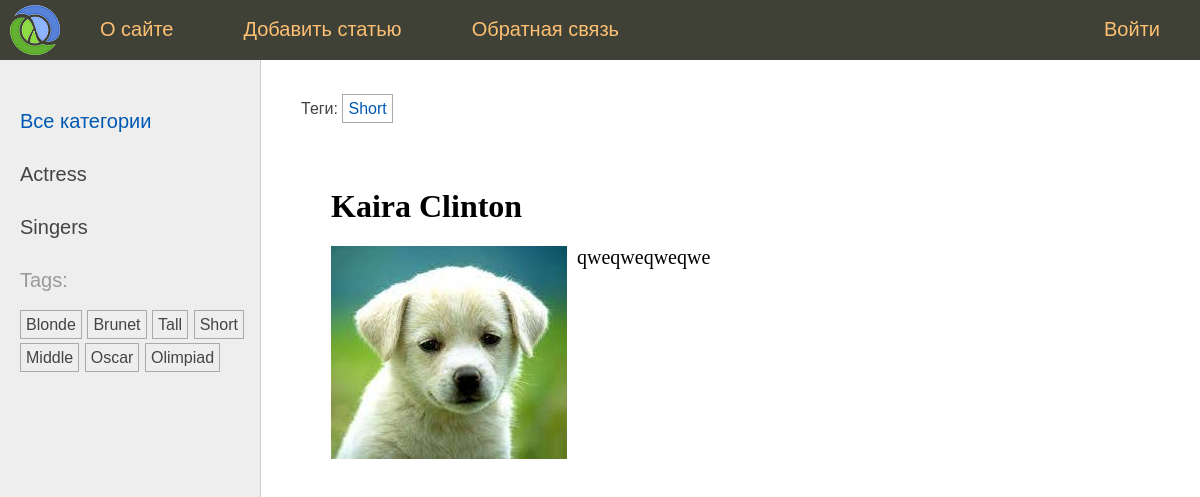
The page /post/kaira-clinton/ on the database its author committed.
### women/models.py (models this page shows, shortened)
class Category(models.Model):
    name = models.CharField(max_length=100, db_index = True)
    slug = models.SlugField(max_length=255, unique=True, db_index = True)
    class Meta:
        verbose_name = 'Category'
        verbose_name_plural = 'Categories'

class TagPost(models.Model):
    tag = models.CharField(max_length=100, db_index=True)
    slug = models.SlugField(max_length=255, db_index = True,unique=True)

class Women(models.Model):
    class Status(models.IntegerChoices):
        DRAFT = 0, 'Not Published'
        PUBLISHED = 1, 'Published'
    title = models.CharField(max_length=255)
    slug = models.SlugField(max_length=255, unique=True, db_index=True,validators=[MinLengthValidator(5), MaxLengthValidator(100)])
    photo = models.ImageField(upload_to='photos/%Y/%m/%d/', blank=True, default=None, null=True,verbose_name='Profile Photo')
    content = models.TextField(blank=True)
    time_create = models.DateField(auto_now_add=True)
    time_update = models.DateField(auto_now=True)
    is_published = models.BooleanField(choices = tuple(map(lambda x: (bool(x[0]),x[1]), Status.choices)), default=Status.PUBLISHED)
    cat = models.ForeignKey('Category', on_delete = models.PROTECT, related_name='posts',verbose_name="Category")
    tags = models.ManyToManyField('TagPost', related_name="tags",blank=True)
    husband = models.OneToOneField('Husband', on_delete=models.SET_NULL, null = True, blank = True,related_name='wuman')
    objects = models.Manager()
    published = PublishedManager()
    class Meta:
        verbose_name = 'famous women'
        verbose_name_plural = 'famous women'
        ordering = ['-time_create']
        indexes = [
            models.Index(fields=['-time_create'])
        ]

### women/views.py (the view)
# urls.py: path('post/<slug:post_slug>/', views.ShowPost.as_view(), name='post'),
class ShowPost(DataMixin, DetailView):
    model = Women
    template_name = 'women/post.html'
    slug_url_kwarg = 'post_slug'
    context_object_name = 'post'
    def get_context_data(self, **kwargs):
        context = super().get_context_data(**kwargs)
        return self.get_mixin_context_data(context, title=context['post'].title)
    def get_object(self):
        return get_object_or_404(Women.published, slug=self.kwargs[self.slug_url_kwarg])

### women/models.py (called while the page is built)
    def get_queryset(self) -> QuerySet:
        return super().get_queryset().filter(is_published=Women.Status.PUBLISHED)

### women/templatetags/women_tags.py (called while the page is built)
@register.inclusion_tag('women/list_categories.html')
def show_categories(cats_selected=0):
    cats = Category.objects.all()
    return {'cats':cats,'cats_selected':cats_selected}

@register.inclusion_tag('women/list_tags.html')
def show_all_tags():
    return {'tags':TagPost.objects.all()}

### women/utils.py (called while the page is built)
    def get_mixin_context_data(self,context, **kwargs):
        context['menu'] = menu
        context['cat_selected'] =None
        context.update(kwargs)
        return context

### women/templates/women/post.html
{% extends 'base.html' %}
{% block breadcrumbs %}
{% with post.tags.all as tags %}
{% if tags %}
<ul class="tags-list">
    <li>Теги:</li>
    {% for t in tags %}
    <li><a href="{% url "tag" t.slug %}">{{t.tag}}</a></li>
    {% endfor %}
</ul>
{% endif %}
{% endwith %}
{% endblock %}
{% block content %}
<h1>{{post.title}}</h1>
{% if post.photo %}
<p><img class="img-article-left" src="{{post.photo.url}}"></p>
{% endif %}
{{post.content|linebreaks}}
{% endblock %}

### women/templates/women/list_categories.html
{% for cat in cats %}
{% if cat.id == cat_selected %}
    <li class="selected">{{cat.name}}</li>
{% else %}
    <li><a href="{% url "category" cat.slug %}">{{cat.name}}</a></li>
{% endif %}
{% endfor %}

### women/templates/women/list_tags.html
{% if tags %}
<p>Tags:</p>
<ul class="tags-list">
    {% for tag in tags %}
    <li><a href="{% url "tag" tag.slug %}">{{tag.tag}}</a></li>
    {% endfor %}
</ul>
{% endif %}

### rows shown on the page
Category: name "Actress"
Category: name "Singers"
TagPost: tag "Blonde"
TagPost: tag "Brunet"
TagPost: tag "Tall"
TagPost: tag "Short"
TagPost: tag "Middle"
TagPost: tag "Oscar"
TagPost: tag "Olimpiad"
Women: title "Kaira Clinton", photo (picture), content "qweqweqweqwe"

### other values the page prints
{{ m.title }} "О сайте" "Добавить статью" "Обратная связь" "Войти"
